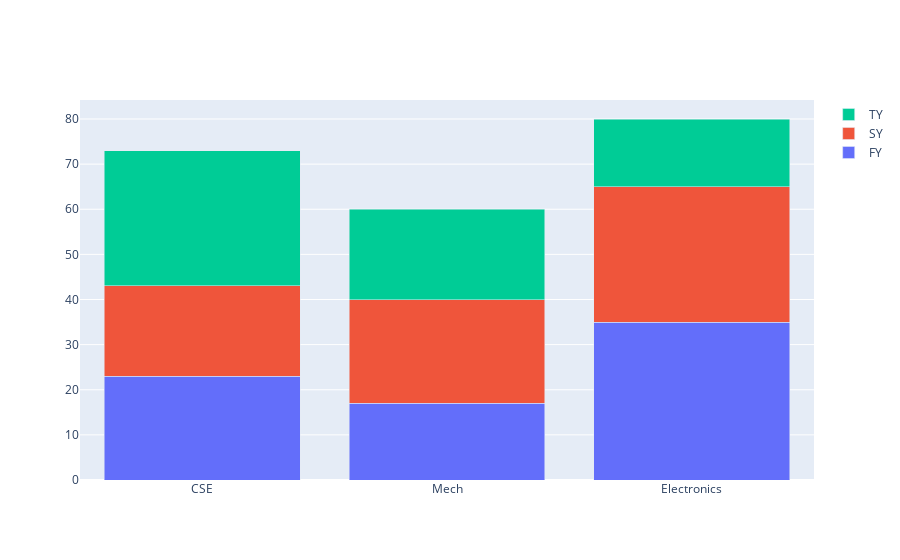

The code cell stored with this chart in its notebook:
### Code cell
branches=['CSE', 'Mech', 'Electronics']
fy=[23,17,35]
sy=[20, 23, 30]
ty=[30,20,15]

trace1 = go.Bar(x=branches,y=fy, name='FY')
trace2 = go.Bar(x=branches,y=sy,name='SY')
trace3 = go.Bar(x=branches,y=ty,name='TY')

data=[trace1, trace2, trace3]
#layout=go.Layout(barmode='group')
layout=go.Layout(barmode='stack')
fig = go.Figure(data=data, layout=layout)
fig.show()

### Figure 1 — Plotly figure (JSON) as saved in the notebook; plotly's stock layout.template omitted (floating-point values rounded to 4 significant figures)
{"data": [{"name": "FY", "type": "bar", "x": ["CSE", "Mech", "Electronics"], "y": [23, 17, 35]}, {"name": "SY", "type": "bar", "x": ["CSE", "Mech", "Electronics"], "y": [20, 23, 30]}, {"name": "TY", "type": "bar", "x": ["CSE", "Mech", "Electronics"], "y": [30, 20, 15]}], "layout": {"barmode": "stack"}}
